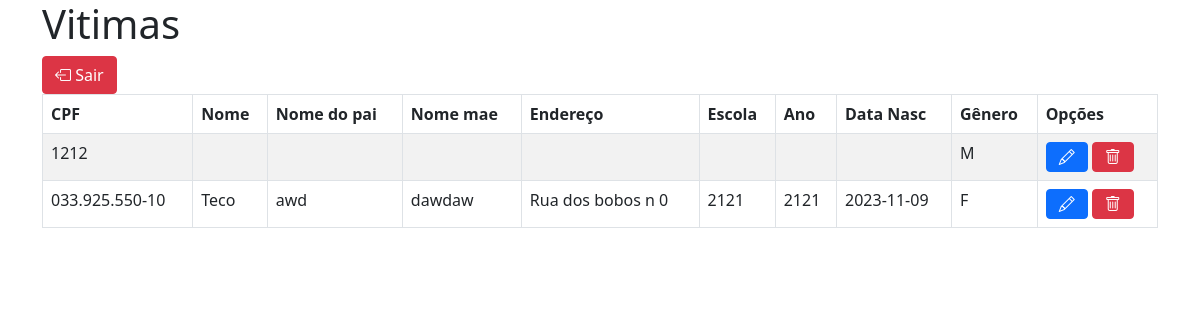
The app's page /cadastro_vitima/dashboard.php with its own data.
### tables this page shows
CREATE TABLE `vitima` (
  `id_vitma` int(11) DEFAULT NULL,
  `cpf` varchar(15) NOT NULL,
  `nome` varchar(45) DEFAULT NULL,
  `nome_pai` varchar(45) DEFAULT NULL,
  `nome_mae` varchar(45) DEFAULT NULL,
  `endereco` varchar(45) DEFAULT NULL,
  `escola` varchar(45) DEFAULT NULL,
  `ano` char(10) DEFAULT NULL,
  `idade` decimal(10,0) DEFAULT NULL,
  `genero` enum('M','F') DEFAULT NULL,
  `data_nascimento` varchar(255) NOT NULL
);

### cadastro_vitima/dashboard.php (the view, shortened to what this page needs)
<!DOCTYPE html>
<html>
<head>
    <link rel="stylesheet" href="https://cdn.jsdelivr.net/npm/bootstrap@5.1.0/dist/css/bootstrap.min.css">
    <link rel="stylesheet" href="https://cdn.jsdelivr.net/npm/bootstrap-icons@1.10.5/font/bootstrap-icons.css">
</head>
<body>
    <div class="container">
        <h1>Vitimas</h1>
        <a href="/tcc/admin/index.php"> <button type="submit" class="bi bi-box-arrow-left btn btn-danger"> Sair</button></a>
        <table class="table table-striped table-bordered table-group-divider">
            <thead>
                <tr>
                    <th>CPF</th>
                    <th>Nome</th>
                    <th>Nome do pai</th>
                    <th>Nome mae</th>
                    <th>Endereço</th>
                    <th>Escola</th>
                    <th>Ano</th>
                    <th>Data Nasc</th>
                    <th>Gênero</th>
                    <th>Opções</th>
                </tr>
            </thead>
            <tbody>
                <?php
                $servername = "localhost";
                $username = "root";
                $password = "";
                $dbname = "mydb";
                $conn = new mysqli($servername, $username, $password, $dbname);
                $sql = "SELECT * FROM vitima order by nome asc";
                $result = $conn->query($sql);
                if ($result->num_rows > 0) {
                    while ($row = $result->fetch_assoc()) {
                        echo "<tr>";
                        echo "<td>" . $row["cpf"] . "</td>";
                        echo "<td class='text-capitalize'>" . $row["nome"] . "</td>";
                        echo "<td>" . $row["nome_pai"] . "</td>";
                        echo "<td>" . $row["nome_mae"] . "</td>";
                        echo "<td>" . $row["endereco"] . "</td>";
                        echo "<td>" . $row["escola"] . "</td>";
                        echo "<td>" . $row["escola"] . "</td>";
                        echo "<td>" . $row["data_nascimento"] . "</td>";
                        echo "<td>" . $row["genero"] . "</td>";
                        echo "<td>
                        <a class='btn btn-primary mr-5' type='submit' href='editar.php?id=" . $row["id_vitima"] . "''>
                        <i class='bi bi-pencil'></i>
                        </a>
                        <a class='btn btn-danger' href='excluir.php?id=" . $row["id_vitima"] . "''>
                        <i class='bi bi-trash'></i>
                        </a>
</td>";
                        echo "</tr>";
                    }
                } else {
                    echo "<tr><td colspan='3'>Nenhum registro encontrado.</td></tr>";
                }
                ?>
            </tbody>
        </table>
    </div>
</body>
</html>

### records on screen
vitima: cpf "1212", genero "M"
vitima: cpf "033.925.550-10", nome "Teco", nome_pai "awd", nome_mae "dawdaw", endereco "Rua dos bobos n 0", escola "2121", data_nascimento "2023-11-09", genero "F"
